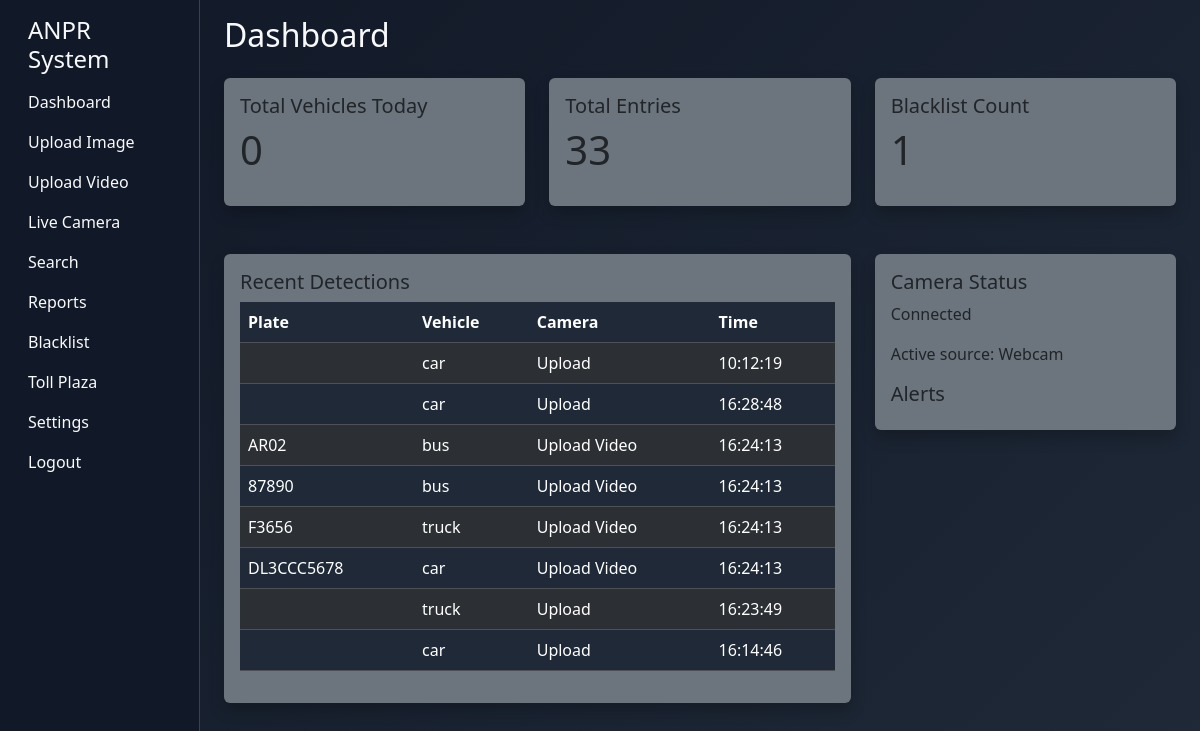
The app's page /dashboard (signed in) with its own data.
### tables this page shows
CREATE TABLE detections (
                    id INTEGER PRIMARY KEY AUTOINCREMENT,
                    plate_number TEXT,
                    vehicle_type TEXT,
                    confidence REAL,
                    detection_date TEXT,
                    detection_time TEXT,
                    camera_name TEXT,
                    vehicle_image TEXT,
                    plate_image TEXT,
                    video_name TEXT,
                    created_at TEXT DEFAULT CURRENT_TIMESTAMP
                , source_type TEXT DEFAULT '', original_image TEXT, processed_image TEXT, cropped_plate TEXT, detected_at TEXT, lookup_status TEXT, lookup_error TEXT);

### app.py (the view)
@app.route("/")
@app.route("/dashboard")
def dashboard() -> Any:
    stats = database_manager.get_dashboard_stats()
    recent = database_manager.get_recent_detections(limit=8)
    alerts = alert_manager.get_alerts()
    camera_status = camera_manager.get_status()
    return render_template(
        "dashboard.html",
        stats=stats,
        recent=recent,
        alerts=alerts,
        camera_status=camera_status,
    )

### app.py (called while the page is built)
@app.before_request
def require_login() -> None:
    public_routes = {"/login", "/logout", "/static/<path:filename>", "/api/health", "/api/spec"}
    if request.endpoint in {"static"}:
        return
    if request.path.startswith("/static/"):
        return
    if request.path in public_routes:
        return
    if "user_id" not in session:
        if request.path != "/login":
            return redirect(url_for("login"))

### modules/alert_manager.py (called while the page is built)
    def get_alerts(self) -> list[dict[str, Any]]:
        return self.alerts[-10:]

### modules/camera.py (called while the page is built)
    def get_status(self) -> dict[str, Any]:
        return {
            "available": len(self.sources),
            "active_source": self.sources[0]["name"],
            "status": "Connected",
        }

### modules/database_manager.py (called while the page is built)
    def _connect(self) -> sqlite3.Connection:
        conn = sqlite3.connect(self.db_path)
        conn.row_factory = sqlite3.Row
        return conn

    def get_dashboard_stats(self) -> dict[str, Any]:
        with self._connect() as conn:
            total_entries = conn.execute("SELECT COUNT(*) AS count FROM detections").fetchone()["count"]
            today = datetime.utcnow().strftime("%Y-%m-%d")
            today_vehicles = conn.execute("SELECT COUNT(*) AS count FROM detections WHERE detection_date = ?", (today,)).fetchone()["count"]
            blacklist_count = conn.execute("SELECT COUNT(*) AS count FROM blacklist").fetchone()["count"]
        return {
            "total_vehicles_today": today_vehicles,
            "total_entries": total_entries,
            "live_camera_status": "Connected",
            "todays_reports": today_vehicles,
            "blacklist_count": blacklist_count,
        }

    def get_recent_detections(self, limit: int = 10) -> list[dict[str, Any]]:
        with self._connect() as conn:
            rows = conn.execute(
                "SELECT * FROM detections ORDER BY id DESC LIMIT ?",
                (limit,),
            ).fetchall()
        return [dict(row) for row in rows]

### templates/dashboard.html (shortened to what this page needs)
{% extends 'base.html' %}
{% block content %}
<h2 class="mb-4">Dashboard</h2>
<div class="row g-4">
  <div class="col-md-4">
    <div class="card bg-secondary">
      <div class="card-body">
        <h5 class="card-title">Total Vehicles Today</h5>
        <p class="display-6">{{ stats.total_vehicles_today }}</p>
      </div>
    </div>
  </div>
  <div class="col-md-4">
    <div class="card bg-secondary">
      <div class="card-body">
        <h5 class="card-title">Total Entries</h5>
        <p class="display-6">{{ stats.total_entries }}</p>
      </div>
    </div>
  </div>
  <div class="col-md-4">
    <div class="card bg-secondary">
      <div class="card-body">
        <h5 class="card-title">Blacklist Count</h5>
        <p class="display-6">{{ stats.blacklist_count }}</p>
      </div>
    </div>
  </div>
</div>
<div class="row mt-4 g-4">
  <div class="col-lg-8">
    <div class="card bg-secondary">
      <div class="card-body">
        <h5 class="card-title">Recent Detections</h5>
        <table class="table table-dark table-striped">
          <thead><tr><th>Plate</th><th>Vehicle</th><th>Camera</th><th>Time</th></tr></thead>
          <tbody>
            {% for item in recent %}
            <tr><td>{{ item.plate_number }}</td><td>{{ item.vehicle_type }}</td><td>{{ item.camera_name }}</td><td>{{ item.detection_time }}</td></tr>
            {% endfor %}
          </tbody>
        </table>
      </div>
    </div>
  </div>
  <div class="col-lg-4">
    <div class="card bg-secondary">
      <div class="card-body">
        <h5 class="card-title">Camera Status</h5>
        <p>{{ camera_status.status }}</p>
        <p>Active source: {{ camera_status.active_source }}</p>
        <h5 class="mt-3">Alerts</h5>
      </div>
    </div>
  </div>
</div>
{% endblock %}

### static/css/style.css (style rules this page uses)
body { min-height: 100vh; background: linear-gradient(135deg, #111827, #1f2937); color: #f9fafb; }
.card { border: none; box-shadow: 0 0.5rem 1rem rgba(0, 0, 0, 0.2); }
.table-dark { --bs-table-bg: #1f2937; }

### records on screen
detections: vehicle_type "car", camera_name "Upload", detection_time "10:12:19"
detections: vehicle_type "car", camera_name "Upload", detection_time "16:28:48"
detections: plate_number "AR02", vehicle_type "bus", camera_name "Upload Video", detection_time "16:24:13"
detections: plate_number "87890", vehicle_type "bus", camera_name "Upload Video", detection_time "16:24:13"
detections: plate_number "F3656", vehicle_type "truck", camera_name "Upload Video", detection_time "16:24:13"
detections: plate_number "DL3CCC5678", vehicle_type "car", camera_name "Upload Video", detection_time "16:24:13"
detections: vehicle_type "truck", camera_name "Upload", detection_time "16:23:49"
detections: vehicle_type "car", camera_name "Upload", detection_time "16:14:46"

### other values on screen
{{ stats.total_vehicles_today }} "0"
{{ stats.total_entries }} "33"
{{ stats.blacklist_count }} "1"
{{ camera_status.status }} "Connected"
{{ camera_status.active_source }} "Webcam"
